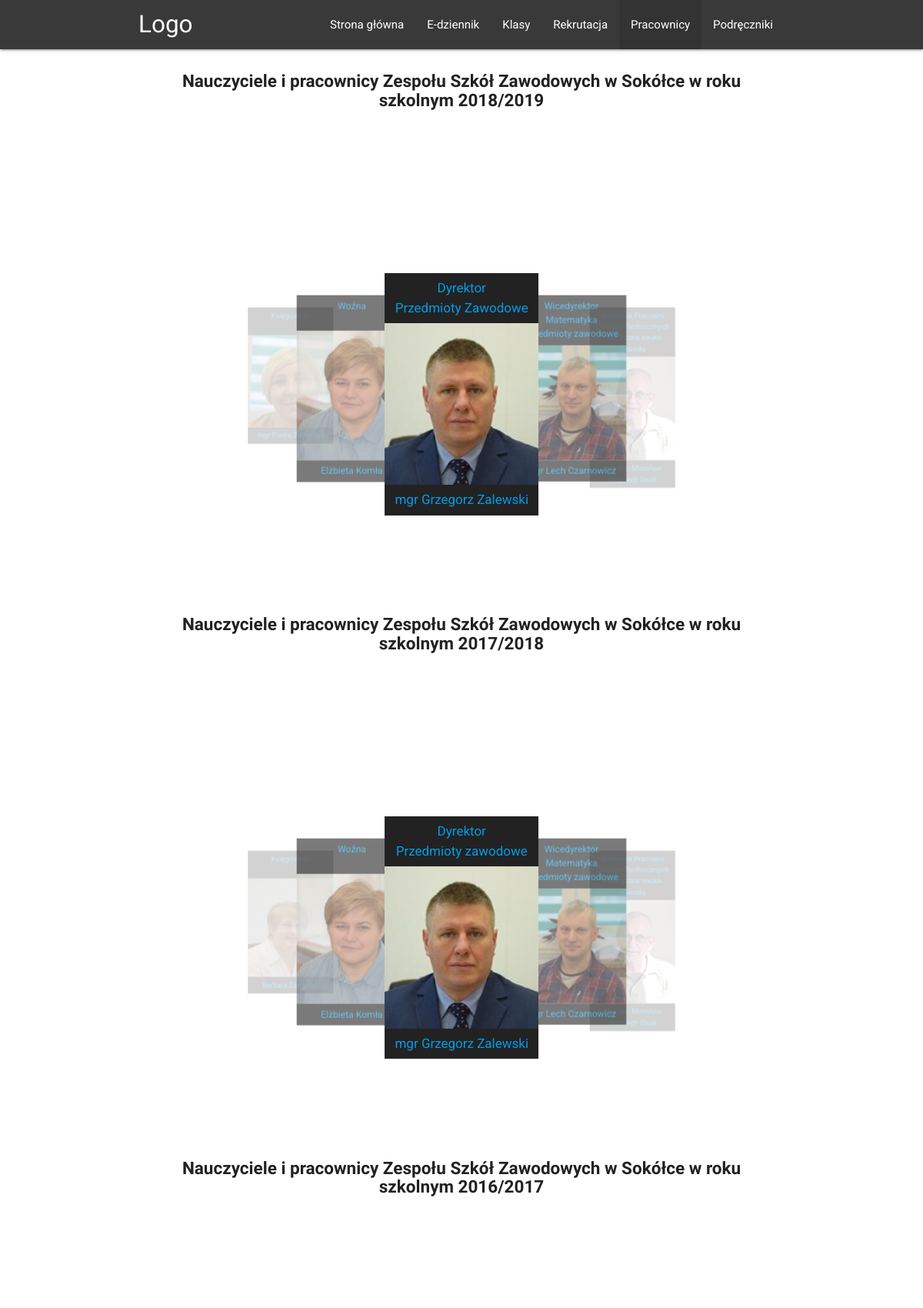
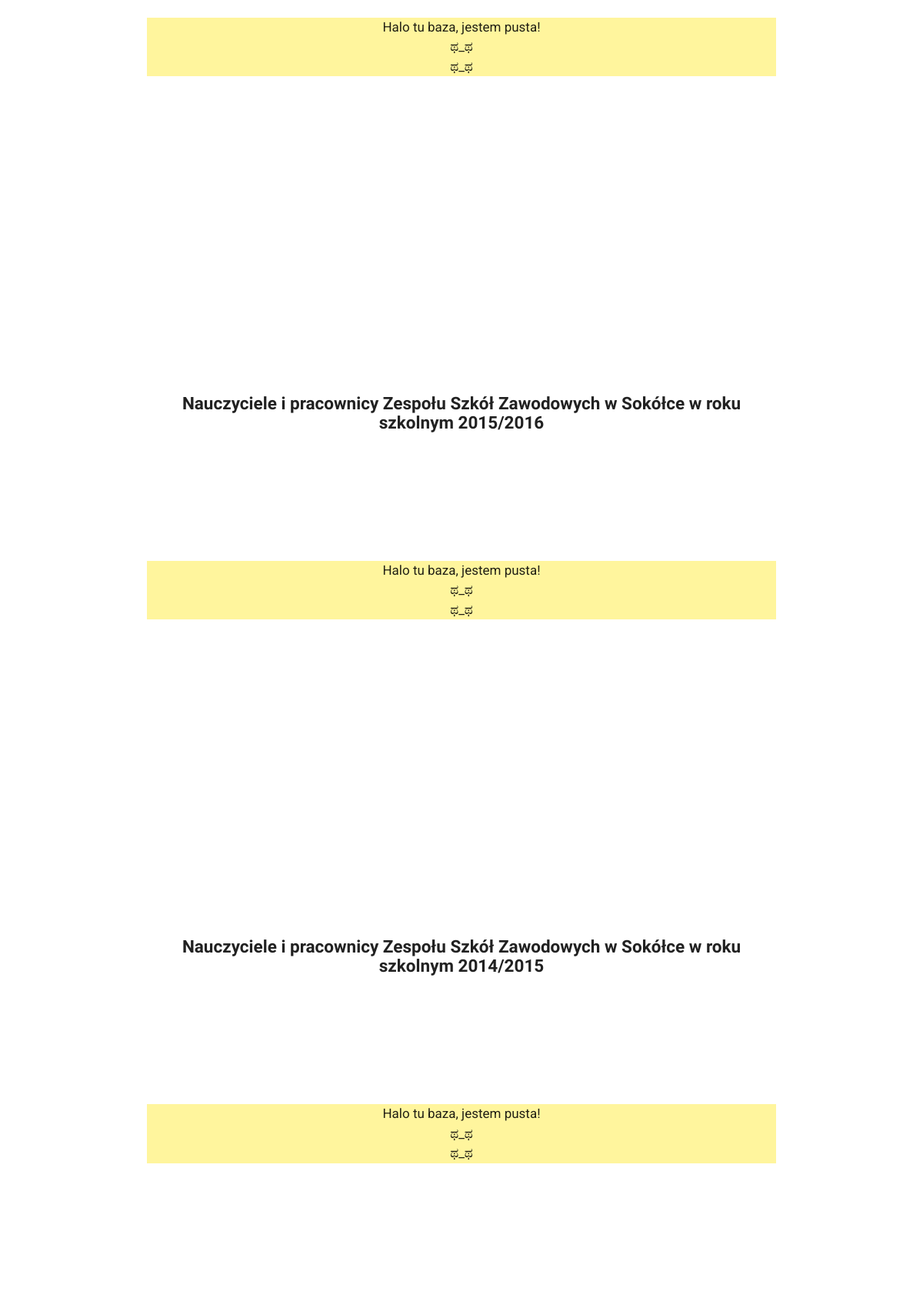
Screenshot of /pracownicy.php (upper part) with the database file from the repository (2 pictures, top to bottom).
### tables this page shows
CREATE TABLE `positions` (
  `positionID` int(11) NOT NULL,
  `position` varchar(255) DEFAULT NULL,
  `position2` varchar(255) DEFAULT NULL,
  `position3` varchar(255) DEFAULT NULL,
  `photo_path` varchar(255) DEFAULT NULL,
  `rok` varchar(255) DEFAULT NULL,
  `teacherID` int(11) DEFAULT NULL
);

CREATE TABLE `emploees` (
  `teacherID` int(11) NOT NULL,
  `name` varchar(255) DEFAULT NULL,
  `degree` varchar(255) DEFAULT NULL
);

### html/pracownicy.php (the view, shortened to what this page needs)
<!DOCTYPE html>
<html lang="PL">
<head>
	<?php
		include_once('includes/header.php');
				require_once('../php/baza.php');
		$inc = 'pracownicy';
	?>
</head>
<body>
  	<?php
  		include_once('includes/nav.php');
  	?>
  <div class="container">
    <div class="row">
			<div class="col s12">
				<h3 class="center-align">Nauczyciele i pracownicy
						Zespołu Szkół Zawodowych w Sokółce
						w roku szkolnym 2018/2019</h3>
              <div class="carousel">
				<?php
						$carousel = "SELECT * FROM positions natural join emploees where rok='2018/2019'";
						$result = $conn->query($carousel);
						if ($result->num_rows > 0) {
				       while($row = $result->fetch_assoc()) {
								 echo "<a class=\"carousel-item\" href=\"#one!\"><span class=\"podpis\">" . $row["position"]. "<br>". $row["position2"]."<br> ".  $row["position3"]. "</span><img src=" . $row["photo_path"]. " alt=\"Brak zdjęcia :'(\"><span class=\"podpis\">". $row["degree"] . " ". $row["name"]. "</span></a>";
							 }
						} else {
				       echo "Halo tu baza, jestem pusta!<br><h1> ಥ_ಥ <br> ಥ_ಥ</h1>";
				    }
				?>
            	</div>
      </div>
		</div>
		<div class="row">
			<div class="col s12">
				<h3 class="center-align">Nauczyciele i pracownicy
						Zespołu Szkół Zawodowych w Sokółce
						w roku szkolnym 2017/2018</h3>
							<div class="carousel">
								<?php
										$conn = new mysqli($servername, $username, $password, $dbname);
										$carousel = "SELECT * FROM positions natural join emploees where rok='2017/2018'";
										$result = $conn->query($carousel);
										if ($result->num_rows > 0) {
								       while($row = $result->fetch_assoc()) {
												 echo "<a class=\"carousel-item\" href=\"#one!\"><span class=\"podpis\">" . $row["position"]. "<br>". $row["position2"]."<br> ".  $row["position3"]. "</span><img src=" . $row["photo_path"]. " alt=\"Brak zdjęcia :'(\"><span class=\"podpis\">". $row["degree"] . " ". $row["name"]. "</span></a>";
											 }
										} else {
								       echo "Halo tu baza, jestem pusta!<br><h1> ಥ_ಥ <br> ಥ_ಥ</h1>";
								    }
								?>
							</div>
			</div>
		</div>
		<div class="row">
			<div class="col s12">
				<h3 class="center-align">Nauczyciele i pracownicy
						Zespołu Szkół Zawodowych w Sokółce
						w roku szkolnym 2016/2017</h3>
              <div class="carousel">
								<?php
										$conn = new mysqli($servername, $username, $password, $dbname);
										$carousel = "SELECT * FROM positions natural join emploees where rok='2016/2017'";
										$result = $conn->query($carousel);
										if ($result->num_rows > 0) {
											 while($row = $result->fetch_assoc()) {
												 echo "<a class=\"carousel-item\" href=\"#one!\"><span class=\"podpis\">" . $row["position"]. "<br>". $row["position2"]."<br> ".  $row["position3"]. "</span><img src=" . $row["photo_path"]. " alt=\"Brak zdjęcia :'(\"><span class=\"podpis\">". $row["degree"] . " ". $row["name"]. "</span></a>";
											 }
										} else {
											 echo "<div class=\"error center-align\">Halo tu baza, jestem pusta! <br>ಥ_ಥ <br> ಥ_ಥ</div>";
										}
								?>
            	</div>
      </div>
		</div>
		<div class="row">
			<div class="col s12">
				<h3 class="center-align">Nauczyciele i pracownicy
						Zespołu Szkół Zawodowych w Sokółce
						w roku szkolnym 2015/2016</h3>
              <div class="carousel">
								<?php
										$conn = new mysqli($servername, $username, $password, $dbname);
										$carousel = "SELECT * FROM positions natural join emploees where rok='2015/2016'";
										$result = $conn->query($carousel);
										if ($result->num_rows > 0) {
											 while($row = $result->fetch_assoc()) {
												 echo "<a class=\"carousel-item\" href=\"#one!\"><span class=\"podpis\">" . $row["position"]. "<br>". $row["position2"]."<br> ".  $row["position3"]. "</span><img src=" . $row["photo_path"]. " alt=\"Brak zdjęcia :'(\"><span class=\"podpis\">". $row["degree"] . " ". $row["name"]. "</span></a>";
											 }
										} else {
											 echo "<div class=\"error center-align\">Halo tu baza, jestem pusta! <br>ಥ_ಥ <br> ಥ_ಥ</div>";
										}
								?>
            	</div>
      </div>
		</div>
		<div class="row">
			<div class="col s12">
				<h3 class="center-align">Nauczyciele i pracownicy
						Zespołu Szkół Zawodowych w Sokółce
						w roku szkolnym 2014/2015</h3>
							<div class="carousel">
								<?php
										$conn = new mysqli($servername, $username, $password, $dbname);
										$carousel = "SELECT * FROM positions natural join emploees where rok='2014/2015'";
										$result = $conn->query($carousel);
										if ($result->num_rows > 0) {
											 while($row = $result->fetch_assoc()) {
												 echo "<a class=\"carousel-item\" href=\"#one!\"><span class=\"podpis\">" . $row["position"]. "<br>". $row["position2"]."<br> ".  $row["position3"]. "</span><img src=" . $row["photo_path"]. " alt=\"Brak zdjęcia :'(\"><span class=\"podpis\">". $row["degree"] . " ". $row["name"]. "</span></a>";
											 }
										} else {
											 echo "<div class=\"error center-align\">Halo tu baza, jestem pusta! <br>ಥ_ಥ <br> ಥ_ಥ</div>";
										}
								?>
							</div>
			</div>
		</div>
  </div>
</body>
</html>

### html/includes/header.php (shortened to what this page needs)
<link rel="stylesheet" href="https://cdnjs.cloudflare.com/ajax/libs/materialize/1.0.0/css/materialize.min.css">
<link rel="stylesheet" type="text/css" href="https://cdnjs.cloudflare.com/ajax/libs/lightbox2/2.10.0/css/lightbox.min.css">
<link rel="stylesheet" type="text/css" href="../css/main.css">

### html/includes/nav.php (shortened to what this page needs)
<?php
	if($inc==='createPosts'){ ?>
		<div class="navbar-fixed">
			<nav class="bg5">
				<div class="nav-wrapper  container">
			    	<a href="#" class="brand-logo">Logo</a>
			    	<ul id="nav-mobile" class="right hide-on-med-and-down">
			    		<li>Panel sterowania</li>
			    	</ul>
				</div>
			</nav>
		</div>
	<?php } else{ ?>
		<div class="navbar-fixed">
			<nav class="bg5">
				<div class="nav-wrapper  container">
			    	<a href="#" class="brand-logo">Logo</a>
			    	<ul id="nav-mobile" class="right hide-on-med-and-down">
			    		<li<?php if($inc==='index'){ ?> class="active" <?php } ?> ><a href="index.php">Strona główna</a></li>
						<li><a href="https://uonetplus.vulcan.net.pl/powiatsokolski">E-dziennik</a></li>
						<li<?php if($inc==='klasy'){} ?>><a href="#">Klasy</a></li>
						<li<?php if($inc==='rekrutacja'){ ?> class="active" <?php }  ?> ><a href="rekrutacja.php">Rekrutacja</a></li>
						<li<?php if($inc==='pracownicy'){ ?> class="active" <?php }  ?> ><a href="pracownicy_ajax.php">Pracownicy</a></li>
						<li<?php if($inc==='podreczniki'){} ?>><a href="#">Podręczniki</a></li>
			    	</ul>
				</div>
			</nav>
		</div>
<?php } ?>

### css/main.css (style rules this page uses)
* { font-size: 17px; font-family: 'Roboto', sans-serif; }
h3 { font-family: 'Oswald', sans-serif; font-size: 1.5rem; font-weight: bold; }
ul { list-style-type: circle !important; margin-left: 10px; }
.bg5 { background: #393939 ; }
.carousel { height: 590px; box-sizing: unset; }
.podpis { display: block; text-align: center; background: #222; padding:7px; }
.carousel img { display: block; height: auto; line-height: 200px; text-align: center; background: #cfd8dc; }
.error { background-color: #fff59d; position: relative; top: 150px; }
h3 { text-align: center; }

### rows the page displays
positions: position "Dyrektor", position2 "Przedmioty Zawodowe", photo_path (picture), teacherID.degree "mgr", teacherID.name "Grzegorz Zalewski"
positions: position "Wicedyrektor", position2 "Matematyka", position3 "Przedmioty zawodowe", photo_path (picture), teacherID.name "Lech Czarnowicz"
positions: position "Kierownik Pracowni Ćwiczeń Technicznych", position2 "Praktyczna nauka zawodu", photo_path (picture)
positions: position "Księgowość", photo_path (picture)
positions: position "Woźna", photo_path (picture), teacherID.name "Elżbieta Komła"
positions: position "Dyrektor", position2 "Przedmioty zawodowe", photo_path (picture), teacherID.degree "mgr", teacherID.name "Grzegorz Zalewski"
positions: position "Wicedyrektor", position2 "Matematyka", position3 "Przedmioty zawodowe", photo_path (picture), teacherID.name "Lech Czarnowicz"
positions: position "Kierownik Pracowni Ćwiczeń Technicznych", position2 "Praktyczna nauka zawodu", photo_path (picture)
positions: position "Księgowość", photo_path (picture), teacherID.name "Barbara Żamojtuk"
positions: position "Woźna", photo_path (picture), teacherID.name "Elżbieta Komła"
